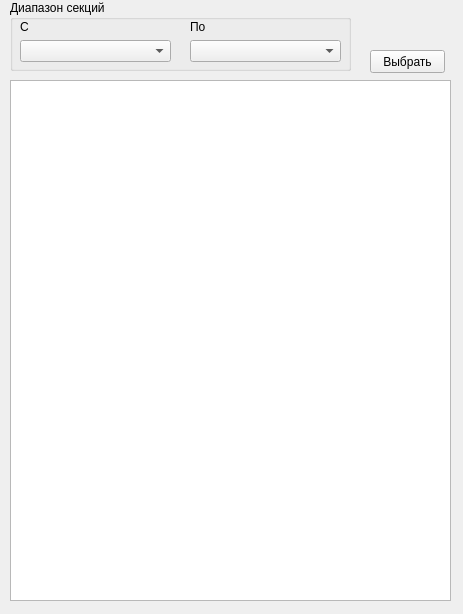
<?xml version="1.0" encoding="UTF-8"?>
<ui version="4.0">
 <class>ShowRangeSections</class>
 <widget class="QWidget" name="ShowRangeSections">
  <property name="geometry">
   <rect>
    <x>0</x>
    <y>0</y>
    <width>463</width>
    <height>614</height>
   </rect>
  </property>
  <property name="windowTitle">
   <string>Form</string>
  </property>
  <widget class="QTextBrowser" name="textBrowser">
   <property name="geometry">
    <rect>
     <x>10</x>
     <y>80</y>
     <width>441</width>
     <height>521</height>
    </rect>
   </property>
  </widget>
  <widget class="QGroupBox" name="groupBox">
   <property name="geometry">
    <rect>
     <x>10</x>
     <y>0</y>
     <width>341</width>
     <height>71</height>
    </rect>
   </property>
   <property name="title">
    <string>Диапазон секций</string>
   </property>
   <widget class="QComboBox" name="comboBoxFromSection">
    <property name="geometry">
     <rect>
      <x>10</x>
      <y>40</y>
      <width>151</width>
      <height>22</height>
     </rect>
    </property>
   </widget>
   <widget class="QComboBox" name="comboBoxToSection">
    <property name="geometry">
     <rect>
      <x>180</x>
      <y>40</y>
      <width>151</width>
      <height>22</height>
     </rect>
    </property>
   </widget>
   <widget class="QLabel" name="label_2">
    <property name="geometry">
     <rect>
      <x>180</x>
      <y>20</y>
      <width>47</width>
      <height>13</height>
     </rect>
    </property>
    <property name="text">
     <string>По</string>
    </property>
   </widget>
   <widget class="QLabel" name="label">
    <property name="geometry">
     <rect>
      <x>10</x>
      <y>20</y>
      <width>47</width>
      <height>13</height>
     </rect>
    </property>
    <property name="text">
     <string>С</string>
    </property>
   </widget>
  </widget>
  <widget class="QPushButton" name="pushButtonChooseRange">
   <property name="geometry">
    <rect>
     <x>370</x>
     <y>50</y>
     <width>75</width>
     <height>23</height>
    </rect>
   </property>
   <property name="text">
    <string>Выбрать</string>
   </property>
  </widget>
 </widget>
 <resources/>
 <connections/>
</ui>
